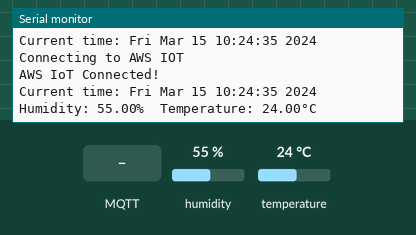
Recording of a sketch running on a simulated ESP8266 (NodeMCU). On the bench: the last lines printed to the serial monitor. The inputs (shaded band) are chosen by the test bench; at power-on: humidity 55 %, temperature 24 °C. WiFi joins after 1.5 s; servers stay silent unless stated; the local clock reads 2024-03-15 10:24:30 at power-on unless the sketch sets it; no MQTT or app messages arrive unless stated.

Above: at 6.2 s.
6.3 s: MQTT message "1" arrives on the first subscribed topic
8.5 s: MQTT message "on" arrives on the first subscribed topic
10.6 s: MQTT message "off" arrives on the first subscribed topic
12.6 s: humidity set to 22 %
At 13.9 s:
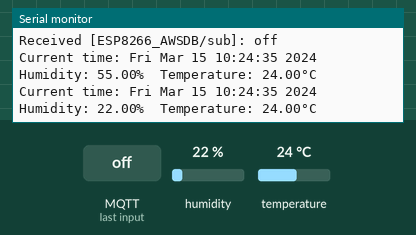
14.1 s: temperature set to 12 °C
At 15.5 s:
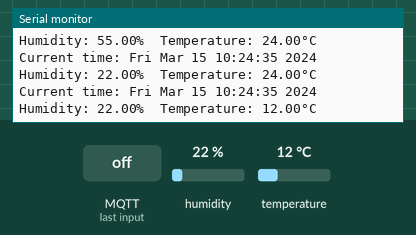
15.6 s: humidity set to 40 %
At 17.9 s:
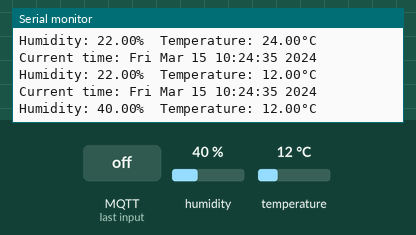
Timing chart, 0 to 18.1 s (numbered marks = the images above; inputs shaded):
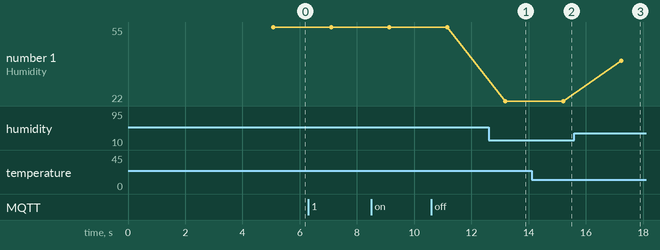

The sketch:

Main.ino
```cpp
/* This code is desgined by Dushyant singh
 *  You can follow me on Github for more such IoT and AI content: Github/@dushyantsingh-ds
 */

#include <ESP8266WiFi.h>
#include <WiFiClientSecure.h>
#include <PubSubClient.h>
#include <ArduinoJson.h>
#include <time.h>
#include "Secrets.h"
#include <DHT.h>

#define DHTPIN 2        // Digital pin connected to the DHT sensor
#define DHTTYPE DHT11   // DHT 11

DHT dht(DHTPIN, DHTTYPE);

float h ;
float t;
unsigned long lastMillis = 0;
unsigned long previousMillis = 0;
const long interval = 5000;

#define AWS_IOT_PUBLISH_TOPIC   "ESP8266_AWSDB/pub"
#define AWS_IOT_SUBSCRIBE_TOPIC "ESP8266_AWSDB/sub"


WiFiClientSecure net;

BearSSL::X509List cert(cacert);
BearSSL::X509List client_crt(client_cert);
BearSSL::PrivateKey key(privkey);

PubSubClient client(net);

time_t now;
time_t nowish = 1510592825;
struct tm timeinfo;

void NTPConnect(void)
{
  Serial.print("Setting time using SNTP");
  configTime(TIME_ZONE * 3600, 0 * 3600, "pool.ntp.org", "time.nist.gov");
  now = time(nullptr);
  while (now < nowish)
  {
    delay(500);
    Serial.print(".");
    now = time(nullptr);
  }
  Serial.println("done!");

  gmtime_r(&now, &timeinfo);
  Serial.print("Current time: ");
  Serial.print(asctime(&timeinfo));
}


void messageReceived(char *topic, byte *payload, unsigned int length)
{
  Serial.print("Received [");
  Serial.print(topic);
  Serial.print("]: ");
  for (int i = 0; i < length; i++)
  {
    Serial.print((char)payload[i]);
  }
  Serial.println();
}


void connectAWS()
{
  delay(3000);
  WiFi.mode(WIFI_STA);
  WiFi.begin(WIFI_SSID, WIFI_PASSWORD);
 Serial.println("Project by:");
 Serial.println("Github/dushyantsingh-ds");
  Serial.println(String("Attempting to connect to SSID: ") + String(WIFI_SSID));

  while (WiFi.status() != WL_CONNECTED)
  {
    Serial.print(".");
    delay(1000);
  }

  NTPConnect();

  net.setTrustAnchors(&cert);
  net.setClientRSACert(&client_crt, &key);

  client.setServer(MQTT_HOST, 8883);
  client.setCallback(messageReceived);


  Serial.println("Connecting to AWS IOT");

  while (!client.connect(THINGNAME))
  {
    Serial.print(".");
    delay(1000);
  }

  if (!client.connected()) {
    Serial.println("AWS IoT Timeout!");
    return;
  }
  // Subscribe to a topic
  client.subscribe(AWS_IOT_SUBSCRIBE_TOPIC);

  Serial.println("AWS IoT Connected!");
}


void publishMessage()
{
  StaticJsonDocument<200> doc;
  doc["TimeStamp"] = asctime(&timeinfo);
  doc["Humidity"] = h;
  doc["Temperature"] = t;
  char jsonBuffer[512];
  serializeJson(doc, jsonBuffer); // print to client

  client.publish(AWS_IOT_PUBLISH_TOPIC, jsonBuffer);
}


void setup()
{
  Serial.begin(115200);
  connectAWS();
  dht.begin();
}


void loop()
{
  h = dht.readHumidity();
  t = dht.readTemperature();

  if (isnan(h) || isnan(t) )  // Check if any reads failed and exit early (to try again).
  {
    Serial.println(F("Failed to read from DHT sensor!"));
    return;
  }

  Serial.print("Current time: ");
  Serial.print(asctime(&timeinfo));
  Serial.print(F("Humidity: "));
  Serial.print(h);
  Serial.print(F("%  Temperature: "));
  Serial.print(t);
  Serial.println(F("°C "));
  delay(2000);

  now = time(nullptr);

  if (!client.connected())
  {
    connectAWS();
  }
  else
  {
    client.loop();
    if (millis() - lastMillis > 5000)
    {
      lastMillis = millis();
      publishMessage();
    }
  }
}
```

secrets.h
```cpp
/* This code is desgined by Dushyant singh
 *  You can follow me on Github for more such IoT and AI content: Github/@dushyantsingh-ds
 */

#include <pgmspace.h>
#define SECRET
const char WIFI_SSID[] = "DevWifi";
const char WIFI_PASSWORD[] = "DevWifi123";

#define THINGNAME "ESP8266_AWSDB"
int8_t TIME_ZONE = -5; //NYC(USA): -5 UTC
const char MQTT_HOST[] = "asncyv8h82ukx-ats.iot.us-west-1.amazonaws.com";


// Amazon Root CA 1
static const char cacert[] PROGMEM = R"EOF(
-----BEGIN CERTIFICATE-----
MIIDQTCCAimgAwIBAgITBmyfz5m/jAo54vB4ikPmljZbyjANBgkqhkiG9w0BAQsF
ADA5MQswCQYDVQQGEwJVUzEPMA0GA1UEChMGQW1hem9uMRkwFwYDVQQDExBBbWF6
b24gUm9vdCBDQSAxMB4XDTE1MDUyNjAwMDAwMFoXDTM4MDExNzAwMDAwMFowOTEL
MAkGA1UEBhMCVVMxDzANBgNVBAoTBkFtYXpvbjEZMBcGA1UEAxMQQW1hem9uIFJv
b3QgQ0EgMTCCASIwDQYJKoZIhvcNAQEBBQADggEPADCCAQoCggEBALJ4gHHKeNXj
ca9HgFB0fW7Y14h29Jlo91ghYPl0hAEvrAIthtOgQ3pOsqTQNroBvo3bSMgHFzZM
9O6II8c+6zf1tRn4SWiw3te5djgdYZ6k/oI2peVKVuRF4fn9tBb6dNqcmzU5L/qw
IFAGbHrQgLKm+a/sRxmPUDgH3KKHOVj4utWp+UhnMJbulHheb4mjUcAwhmahRWa6
VOujw5H5SNz/0egwLX0tdHA114gk957EWW67c4cX8jJGKLhD+rcdqsq08p8kDi1L
93FcXmn/6pUCyziKrlA4b9v7LWIbxcceVOF34GfID5yHI9Y/QCB/IIDEgEw+OyQm
jgSubJrIqg0CAwEAAaNCMEAwDwYDVR0TAQH/BAUwAwEB/zAOBgNVHQ8BAf8EBAMC
AYYwHQYDVR0OBBYEFIQYzIU07LwMlJQuCFmcx7IQTgoIMA0GCSqGSIb3DQEBCwUA
A4IBAQCY8jdaQZChGsV2USggNiMOruYou6r4lK5IpDB/G/wkjUu0yKGX9rbxenDI
U5PMCCjjmCXPI6T53iHTfIUJrU6adTrCC2qJeHZERxhlbI1Bjjt/msv0tadQ1wUs
N+gDS63pYaACbvXy8MWy7Vu33PqUXHeeE6V/Uq2V8viTO96LXFvKWlJbYK8U90vv
o/ufQJVtMVT8QtPHRh8jrdkPSHCa2XV4cdFyQzR1bldZwgJcJmApzyMZFo6IQ6XU
5MsI+yMRQ+hDKXJioaldXgjUkK642M4UwtBV8ob2xJNDd2ZhwLnoQdeXeGADbkpy
rqXRfboQnoZsG4q5WTP468SQvvG5
-----END CERTIFICATE-----
)EOF";

// Device Certificate
static const char client_cert[] PROGMEM = R"KEY(
-----BEGIN CERTIFICATE-----
MIIDWjCCAkKgAwIBAgIVALwJh+CGlskIwSDUr9BsSao84fEjMA0GCSqGSIb3DQEB
CwUAME0xSzBJBgNVBAsMQkFtYXpvbiBXZWIgU2VydmljZXMgTz1BbWF6b24uY29t
IEluYy4gTD1TZWF0dGxlIFNUPVdhc2hpbmd0b24gQz1VUzAeFw0yMzA3MDIxOTA0
MzNaFw00OTEyMzEyMzU5NTlaMB4xHDAaBgNVBAMME0FXUyBJb1QgQ2VydGlmaWNh
dGUwggEiMA0GCSqGSIb3DQEBAQUAA4IBDwAwggEKAoIBAQDGqC16evBV1P/JYCgH
+xP1KRNbFKZMuGiOsPs4FA/i9eORPXPniQDjLz8Ey2ce6VdvQBvJTe8PUaUeSL4l
G+CzndkxTgPXmcqZlAd+khxqenqHrkEI4yKqoid2Ah7tDxZ8FfTMcQGFSMER65Hn
I+SfHxNfhUeE0yTW813rZ1TN+k2y2E4uvDLDWfgnDfFKr6OplthiwcEk82EbVVuK
u5IoxCw1B0PVkxVWTZp1ViYdr2igDsGZ+q/dWV2U9YmjctibDgE5X0RhJjZpOXts
JhsreUmLkLOx+cb88p025dGmavPVBmoP7S267Z4T6MgS6V64tZ8BABqOr9X7iv4+
RJWJAgMBAAGjYDBeMB8GA1UdIwQYMBaAFOjVsbwJkl7uflr8fZyNoqtvJavYMB0G
A1UdDgQWBBQHlG460fdDeO9osE9CY1Qzh4cmmDAMBgNVHRMBAf8EAjAAMA4GA1Ud
DwEB/wQEAwIHgDANBgkqhkiG9w0BAQsFAAOCAQEAYOpje5mq/YqfxmHOBg/Mkyym
TR67RgKxh3pmF78jjBEDW97i60DRaVbyKHD2ytN3WQz+ie/4CO7QN1AM8jKhj7Lm
ClH+9L/0ILqpEJBXqlJw6JEZz6a/mChSJv/iDLjcAVxpYbWNuY7bsnjtJxgG8teI
V/caCaQ4FDzkUuOusNGH1c5KjCgFNADo9tbycOurXf+cb0CseAxocId7ZobuDWlX
Dn/gYFqmmIirYHP3NyXwkPI18OrfHw/rlp9LuoqgD1u3h50PJxfwY9GgNou/2uvE
1OQyJUY9tbaXHOvnUV2VncK+4etNRm+VkspBMboj1w9fmEco5BSEVX1UboxjEQ==
-----END CERTIFICATE-----


)KEY";

// Device Private Key
static const char privkey[] PROGMEM = R"KEY(
-----BEGIN RSA PRIVATE KEY-----
MIIEpQIBAAKCAQEAxqgtenrwVdT/yWAoB/sT9SkTWxSmTLhojrD7OBQP4vXjkT1z
54kA4y8/BMtnHulXb0AbyU3vD1GlHki+JRvgs53ZMU4D15nKmZQHfpIcanp6h65B
COMiqqIndgIe7Q8WfBX0zHEBhUjBEeuR5yPknx8TX4VHhNMk1vNd62dUzfpNsthO
Lrwyw1n4Jw3xSq+jqZbYYsHBJPNhG1VbiruSKMQsNQdD1ZMVVk2adVYmHa9ooA7B
mfqv3VldlPWJo3LYmw4BOV9EYSY2aTl7bCYbK3lJi5CzsfnG/PKdNuXRpmrz1QZq
D+0tuu2eE+jIEuleuLWfAQAajq/V+4r+PkSViQIDAQABAoIBAQCV0WWi9i5kfON+
6l6mTitp+9VWHkegmn54Bm8fhrnIb6p08YSEvCUIMKx1IDUf8dh31UBfW8ALrIY7
RZ7o+5JFw6h176EkKx7JHgNc6DI39zCLPNZdLncJeosKC2VpYLSTVjetKxh7fTfm
HOOHDuGvQ09n/WrHeDlTRmyxSNeDEoo9ghE4d7PtMlV0vBM9Lvh7fUPxIRCqSRjt
a+NFyYvZL25V9vbwiSpDZs5f7xX+JrwKkQgAhqm0C7VhNajaXgqR2llEowMEkmJk
SN09biLSAEVZdK5SWEe/UfLbkpjPaNGzia9zc/Q+G00PF/x+dzFs41CSFfujUuZv
WjtyuUNVAoGBAPDdi6BC4vpbBXv8AbtsitsG+c3FKQbI/grDPlALZnXZl26s+Pgy
3Zq6pfEZlh6oDXY+8LIpxsSkbMhNQT7OnTyj2H8meg1A4fTCmsQT5R0hCXbf069s
FEEZDw4o85oAhNGn320e27Leloqoy+LRqTEOCB14fvV3Wx8JZjwWhBXfAoGBANMj
r3siBE1KxNY26/PFHWzgeBfo1b03bZhmzl3pQBVcFK8Ky/9dKDu1qpWAVLwdxzpy
PvFCXt3ZqNJk6rQMhpBxEa4wMIXXkG1k3TR19j/7KWuj7r3d+H13EVxb//ZC3MdU
g9ZFM/o3LTFqmZCKbzRH1RCscU6lK6b8f8+fVDGXAoGBAOLs1w819QJJnvEgi8E4
kdmoyNDEX9K0qiMZrytakj2VssXi0O2FfqK4Fn7/zB811PkCc2JnWY0KHDLaFg5G
On1XIDEq3vJ9nmQqtATneYPoDDKizZ0IBk0OftCoZFlDA99CeY0k9XefndUlEnGv
dedxgNPDIlnBCWhEQr15uRehAoGAUNALzllKxDql9Ee5L+h2RsHztVMM3AtnCznu
KsuoF4TS9dxwECGb0J7L18Tyqb3MD3bC2JzKqqcwkrbFjnxs1MQyPDV9nPzQ7s34
TKgJxJthUy2/pzRac8sq/erIoX0d+71BaLW8Gz0bMxrWBBi4T45e4q7d/3gAqT1j
vhgBpakCgYEA1LmK7iV3uRWd3iVIoMhV3+c+AjQToMcLTQJc7Jpm0p73iR50xpfp
AChHeledWyElnGmm/+hnvpKmo1x8nbt8yRliS+govUDSprpI6dBY3Qz6yQo5fPet
G2+OG+UthN0SDUmzCwA/7CMHvJBnl2fFVYclaUodqZ6ILdaU71iUDTM=
-----END RSA PRIVATE KEY-----

)KEY";
```

Measured:
- after the input at 12.6 s, the serial monitor: prints a new line after 0.58 s (image 1)
- after the input at 14.1 s, the serial monitor: prints a new line after 1.1 s (image 2)
- after the input at 15.6 s, the serial monitor: prints a new line after 1.6 s (image 3)
- plotted number 1: 55 → 22 after the input at 12.6 s, 22 → 40 after the input at 15.6 s
